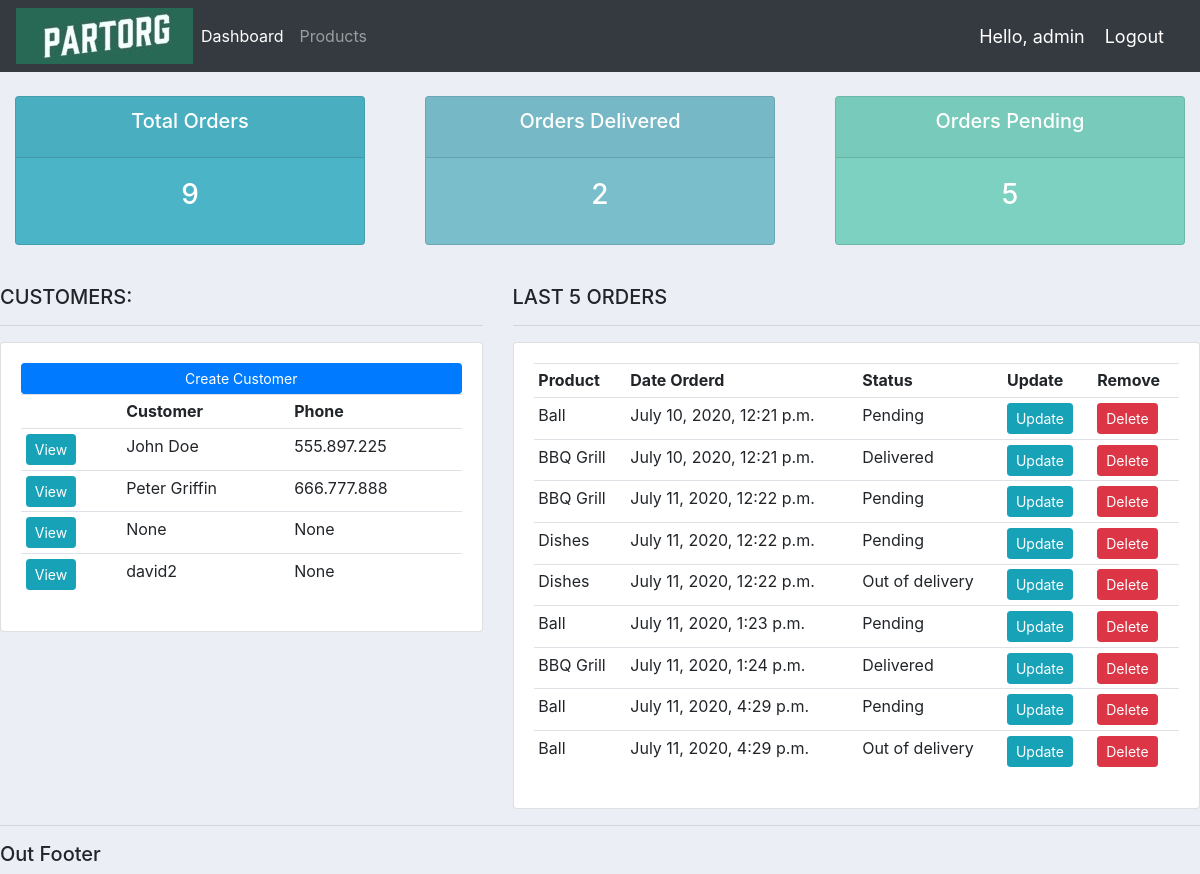
The app's page / (signed in) with its own data.
### accounts/models.py (models this page shows, shortened)
class Customer(models.Model):
	user = models.OneToOneField(User, null=True, blank=True, on_delete=models.CASCADE)
	name = models.CharField(max_length=200, null=True)
	phone = models.CharField(max_length=200, null=True)
	email = models.CharField(max_length=200, null=True)
	profile_pic = models.ImageField(default='profile2.jpg', null=True, blank=True)
	date_created = models.DateTimeField(auto_now_add=True, null=True)

class Order(models.Model):
	STATUS = (
		('Pending','Pending'),
		('Out of delivery','Out of delivery'),
		('Delivered','Delivered'),
		)
	customer = models.ForeignKey(Customer, null=True, on_delete=models.SET_NULL)
	product = models.ForeignKey(Product, null=True, on_delete=models.SET_NULL)
	date_created = models.DateTimeField(auto_now_add=True, null=True)
	status = models.CharField(max_length=200, null=True, choices=STATUS)
	note = models.CharField(max_length=1000, null=True)

class Product(models.Model):
	CATEGORY = (
		('Indoor', 'Indoor'),
		('Out Door', 'Out Door'),
		)
	name = models.CharField(max_length=200, null=True)
	price = models.FloatField(null=True)
	category = models.CharField(max_length=200, null=True, choices=CATEGORY)
	description = models.CharField(max_length=200, null=True, blank=True)
	date_created = models.DateTimeField(auto_now_add=True, null=True)
	tags = models.ManyToManyField(Tag)
	def __str__(self):
		return self.name

### accounts/decorators.py (the view)
	def wrapper_function(request, *args, **kwargs):
		group = None
		if request.user.groups.exists():
			group = request.user.groups.all()[0].name
		if group == 'customer':
			return redirect('user-page')
		if group == 'admin':
			return view_func(request, *args, **kwargs)

### accounts/views.py (called while the page is built)
@login_required(login_url='login')
@admin_only
def home(request):
	orders = Order.objects.all()
	customers = Customer.objects.all()
	total_customers = customers.count()
	total_orders = orders.count()
	delivered = orders.filter(status='Delivered').count()
	pending = orders.filter(status='Pending').count()
	context = {'orders':orders,
				'customers':customers,
				'total_orders':total_orders,
				'total_customers':total_customers,
				'delivered':delivered,
				'pending':pending}
	return render(request, 'accounts/dashboard.html', context)

### accounts/templates/accounts/dashboard.html
{% extends 'accounts/main.html' %}
{% block content %}
{% include 'accounts/status.html' %}
<br>
<div class="row">
	<div class="col-md-5">
		<h5>CUSTOMERS:</h5>
		<hr>
		<div class="card card-body">
			<a class="btn btn-primary  btn-sm btn-block" href="">Create Customer</a>
			<table class="table table-sm">
				<tr>
					<th></th>
					<th>Customer</th>
					<th>Phone</th>
				</tr>
				{% for customer in customers %}
					<tr>
						<td><a class="btn btn-sm btn-info" href="{% url 'customer' customer.id %}">View</a></td>
						<td>{{ customer.name }}</td>
						<td>{{ customer.phone }}</td>
					</tr>
				{% endfor %}
			</table>
		</div>
	</div>
	<div class="col-md-7">
		<h5>LAST 5 ORDERS</h5>
		<hr>
		<div class="card card-body">
			<table class="table table-sm">
				<tr>
					<th>Product</th>
					<th>Date Orderd</th>
					<th>Status</th>
					<th>Update</th>
					<th>Remove</th>
				</tr>
				{% for order in orders %}
					<tr>
						<td>{{ order.product }}</td>
						<td>{{ order.date_created }}</td>
						<td>{{ order.status }}</td>
						<td><a class="btn btn-sm btn-info" href="{% url 'update_order' order.id %}">Update</a></td>
						<td><a class="btn btn-sm btn-danger" href="{% url 'delete_order' order.id %}">Delete</a></td>
					</tr>
				{% endfor %}
			</table>
		</div>
	</div>
</div>
{% endblock %}

### accounts/templates/accounts/main.html (shortened to what this page needs)
{% load static %}
<!DOCTYPE html>
<html>
<head>
	<link rel="stylesheet" href="https://maxcdn.bootstrapcdn.com/bootstrap/4.0.0/css/bootstrap.min.css">
	<link rel="stylesheet" type="text/css" href="{% static '/css/main.css' %}">
</head>
<body>
	{% include 'accounts/navbar.html' %}
	{% block content %}
	{% endblock %}
	<hr>
	<h5>Out Footer</h5>
</body>
</html>

### accounts/templates/accounts/navbar.html (shortened to what this page needs)
{% load static %}
<nav class="navbar navbar-expand-lg navbar-dark bg-dark">
  <img src="{% static '/images/logo2.jpg' %}">
  <div class="collapse navbar-collapse" id="navbarNav">
    <ul class="navbar-nav">
      {% if request.user.is_staff %}
      <li class="nav-item active">
        <a class="nav-link" href="{% url 'home' %}">Dashboard</a>
      </li>
      <li class="nav-item">
        <a class="nav-link" href="{% url 'products' %}">Products</a>
      </li>
      {% else %}
        <li class="nav-item">
          <a class="nav-link" href="{% url 'account' %}">Settings</a>
        </li>
      {% endif %}
    </ul>
  </div>
  <span class="hello-msg">Hello, {{ request.user }}</span>
  <span ><a class="hello-msg" href="{% url 'logout' %}">Logout</a></span>
</nav>

### accounts/templates/accounts/status.html
<br>
<div class="row">
	<div class="col">
		<div class="col-md">
			<div class="card text-center text-white mb-3" id="total-orders">
				<div class="card-header">
					<h5 class="card-title">Total Orders</h5>
				</div>
				<div class="card-body">
					<h3 class="card-title">{{ total_orders }}</h3>
				</div>
			</div>
		</div>
	</div>
	<div class="col">
		<div class="col-md">
			<div class="card text-center text-white mb-3" id="orders-delivered">
				<div class="card-header">
					<h5 class="card-title">Orders Delivered</h5>
				</div>
				<div class="card-body">
					<h3 class="card-title">{{ delivered }}</h3>
				</div>
			</div>
		</div>
	</div>
	<div class="col">
		<div class="col-md">
			<div class="card text-center text-white mb-3" id="orders-pending">
				<div class="card-header">
					<h5 class="card-title">Orders Pending</h5>
				</div>
				<div class="card-body">
					<h3 class="card-title">{{ pending }}</h3>
				</div>
			</div>
		</div>
	</div>
</div>

### static/css/main.css (style rules this page uses)
body { background-color: #ebeff5; }
#total-orders { background-color: #4cb4c7; }
#orders-delivered { background-color: #7abecc; }
#orders-pending { background-color: #7cd1c0; }

### accounts/templates/accounts/navbar.html (style rules this page uses)
.hello-msg { font-size: 18px; color: #fff; margin-right: 20px; }

### records on screen
Customer: name "John Doe", phone "555.897.225"
Customer: name "Peter Griffin", phone "666.777.888"
Customer: name "None", phone "None"
Customer: name "david2", phone "None"
Order: product "Ball", date_created "July 10, 2020, 12:21 p.m.", status "Pending"
Order: product "BBQ Grill", date_created "July 10, 2020, 12:21 p.m.", status "Delivered"
Order: product "BBQ Grill", date_created "July 11, 2020, 12:22 p.m.", status "Pending"
Order: product "Dishes", date_created "July 11, 2020, 12:22 p.m.", status "Pending"
Order: product "Dishes", date_created "July 11, 2020, 12:22 p.m.", status "Out of delivery"
Order: product "Ball", date_created "July 11, 2020, 1:23 p.m.", status "Pending"
Order: product "BBQ Grill", date_created "July 11, 2020, 1:24 p.m.", status "Delivered"
Order: product "Ball", date_created "July 11, 2020, 4:29 p.m.", status "Pending"
Order: product "Ball", date_created "July 11, 2020, 4:29 p.m.", status "Out of delivery"

### other values on screen
{{ request.user }} "admin"
{{ total_orders }} "9"
{{ delivered }} "2"
{{ pending }} "5"
